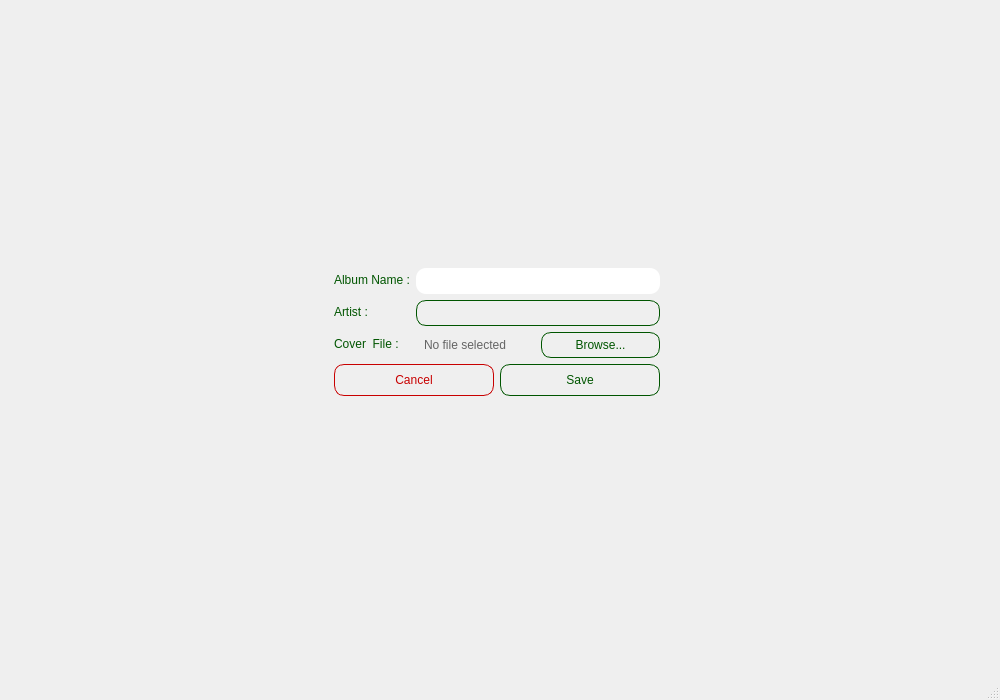
<?xml version="1.0" encoding="UTF-8"?>
<ui version="4.0">
 <class>AddAlbum</class>
 <widget class="QMainWindow" name="AddAlbum">
  <property name="geometry">
   <rect>
    <x>0</x>
    <y>0</y>
    <width>1000</width>
    <height>700</height>
   </rect>
  </property>
  <property name="windowTitle">
   <string>MainWindow</string>
  </property>
  <widget class="QWidget" name="centralwidget">
   <layout class="QGridLayout" name="gridLayout" columnstretch="0,0,0">
    <item row="0" column="1">
     <spacer name="verticalSpacer">
      <property name="orientation">
       <enum>Qt::Orientation::Vertical</enum>
      </property>
      <property name="sizeHint" stdset="0">
       <size>
        <width>20</width>
        <height>40</height>
       </size>
      </property>
     </spacer>
    </item>
    <item row="1" column="0">
     <spacer name="horizontalSpacer">
      <property name="orientation">
       <enum>Qt::Orientation::Horizontal</enum>
      </property>
      <property name="sizeHint" stdset="0">
       <size>
        <width>40</width>
        <height>20</height>
       </size>
      </property>
     </spacer>
    </item>
    <item row="1" column="1">
     <layout class="QFormLayout" name="formLayout">
      <item row="0" column="0">
       <widget class="QLabel" name="albumNameLabel">
        <property name="styleSheet">
         <string notr="true">color: rgb(0, 85, 0);
font: 700 10pt &quot;Segoe UI&quot;;
background: transparent;</string>
        </property>
        <property name="text">
         <string>Album Name :</string>
        </property>
       </widget>
      </item>
      <item row="0" column="1">
       <widget class="QLineEdit" name="lineEdit">
        <property name="styleSheet">
         <string notr="true">background-image: url(:/images/background/images/witeBackground.png); 
border-radius: 10px;
padding: 5px;
</string>
        </property>
       </widget>
      </item>
      <item row="1" column="0">
       <widget class="QLabel" name="artistLabel">
        <property name="styleSheet">
         <string notr="true">color: rgb(0, 85, 0);
font: 700 10pt &quot;Segoe UI&quot;;
background: transparent;</string>
        </property>
        <property name="text">
         <string>Artist :</string>
        </property>
       </widget>
      </item>
      <item row="1" column="1">
       <widget class="QLabel" name="label_2">
        <property name="styleSheet">
         <string notr="true">background: transparent;
border: 1px solid rgb(0, 85, 0);
border-radius: 10px;
padding: 5px;</string>
        </property>
        <property name="text">
         <string/>
        </property>
       </widget>
      </item>
      <item row="2" column="0">
       <widget class="QLabel" name="coverLabel">
        <property name="styleSheet">
         <string notr="true">color: rgb(0, 85, 0);
font: 700 10pt &quot;Segoe UI&quot;;
background: transparent;</string>
        </property>
        <property name="text">
         <string>Cover  File :</string>
        </property>
       </widget>
      </item>
      <item row="2" column="1">
       <layout class="QHBoxLayout" name="horizontalLayout">
        <item>
         <widget class="QLabel" name="filePathLabel">
          <property name="styleSheet">
           <string notr="true">color: rgb(100, 100, 100);
background-image: url(:/images/background/images/witeBackground.png);
border-radius: 10px;
padding: 5px;</string>
          </property>
          <property name="text">
           <string>No file selected</string>
          </property>
         </widget>
        </item>
        <item>
         <widget class="QPushButton" name="selectFileButton">
          <property name="styleSheet">
           <string notr="true">background: transparent;
border: 1px solid rgb(0, 85, 0);
border-radius: 10px;
padding: 5px 15px;
color: rgb(0, 85, 0);</string>
          </property>
          <property name="text">
           <string>Browse...</string>
          </property>
         </widget>
        </item>
       </layout>
      </item>
      <item row="3" column="0" colspan="2">
       <layout class="QHBoxLayout" name="horizontalLayout_2">
        <item>
         <widget class="QPushButton" name="cancelPushButton">
          <property name="styleSheet">
           <string notr="true">background: transparent;
border: 1px solid rgb(200, 0, 0);
border-radius: 10px;
padding: 8px 25px;
color: rgb(200, 0, 0);
font: 700 9pt &quot;Segoe UI&quot;;</string>
          </property>
          <property name="text">
           <string>Cancel</string>
          </property>
         </widget>
        </item>
        <item>
         <widget class="QPushButton" name="savePushButton">
          <property name="styleSheet">
           <string notr="true">background: transparent;
border: 1px solid rgb(0, 85, 0);
border-radius: 10px;
padding: 8px 25px;
color: rgb(0, 85, 0);
font: 700 9pt &quot;Segoe UI&quot;;</string>
          </property>
          <property name="text">
           <string>Save</string>
          </property>
         </widget>
        </item>
       </layout>
      </item>
      <item row="4" column="0" colspan="2">
       <widget class="QLabel" name="erorLabel">
        <property name="text">
         <string/>
        </property>
       </widget>
      </item>
     </layout>
    </item>
    <item row="1" column="2">
     <spacer name="horizontalSpacer_2">
      <property name="orientation">
       <enum>Qt::Orientation::Horizontal</enum>
      </property>
      <property name="sizeHint" stdset="0">
       <size>
        <width>40</width>
        <height>20</height>
       </size>
      </property>
     </spacer>
    </item>
    <item row="2" column="1">
     <spacer name="verticalSpacer_2">
      <property name="orientation">
       <enum>Qt::Orientation::Vertical</enum>
      </property>
      <property name="sizeHint" stdset="0">
       <size>
        <width>20</width>
        <height>40</height>
       </size>
      </property>
     </spacer>
    </item>
    <item row="0" column="2">
     <layout class="QGridLayout" name="gridLayout_2" rowstretch="3,1" columnstretch="1,3">
      <item row="0" column="1">
       <widget class="QLabel" name="label">
        <property name="styleSheet">
         <string notr="true">image: url(:/images/logo/images/nweLogo.png);
background: transparent;
border: none;</string>
        </property>
        <property name="text">
         <string/>
        </property>
       </widget>
      </item>
      <item row="1" column="1">
       <spacer name="verticalSpacer_3">
        <property name="orientation">
         <enum>Qt::Orientation::Vertical</enum>
        </property>
        <property name="sizeHint" stdset="0">
         <size>
          <width>20</width>
          <height>40</height>
         </size>
        </property>
       </spacer>
      </item>
      <item row="0" column="0">
       <spacer name="horizontalSpacer_3">
        <property name="orientation">
         <enum>Qt::Orientation::Horizontal</enum>
        </property>
        <property name="sizeHint" stdset="0">
         <size>
          <width>40</width>
          <height>20</height>
         </size>
        </property>
       </spacer>
      </item>
     </layout>
    </item>
   </layout>
  </widget>
  <widget class="QMenuBar" name="menubar">
   <property name="geometry">
    <rect>
     <x>0</x>
     <y>0</y>
     <width>1000</width>
     <height>22</height>
    </rect>
   </property>
  </widget>
  <widget class="QStatusBar" name="statusbar"/>
 </widget>
 <resources/>
 <connections/>
</ui>
